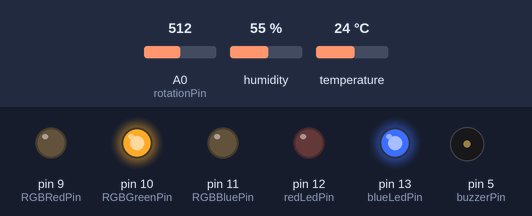
Recording of a sketch running on a simulated Arduino Uno, built with avr-gcc and run on an emulated ATmega328P. Parts: output pins drawn as LEDs (lit = HIGH), buzzer (waves = sounding). The inputs (shaded band) are chosen by the test bench; at power-on: humidity 55 %, A0 (rotationPin) = 512, temperature 24 °C.

Above: at 2.8 s.
2.9 s: humidity set to 22 %
At 3.7 s:
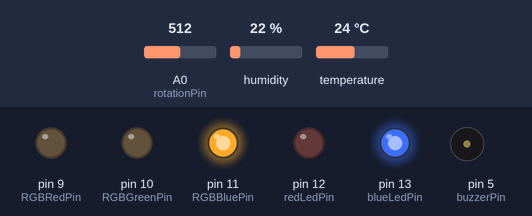
4.5 s: A0 (rotationPin) set to 233
6.2 s: A0 (rotationPin) set to 208
At 7.9 s:
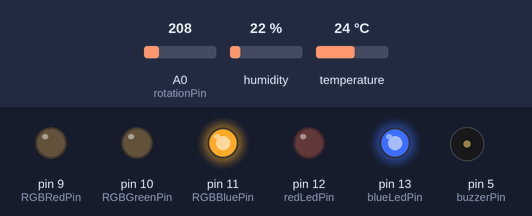
11.6 s: temperature set to 26 °C
At 14.0 s:
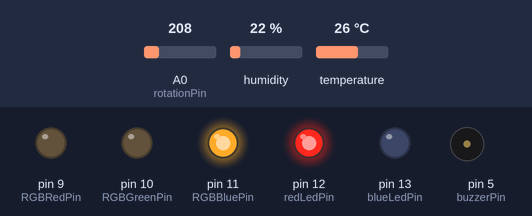
15.7 s: humidity set to 48 %
19.2 s: humidity set to 51 %
At 20.7 s:
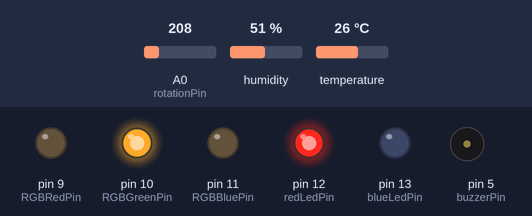
Timing chart, 0 to 23.7 s (numbered marks = the images above; inputs shaded):
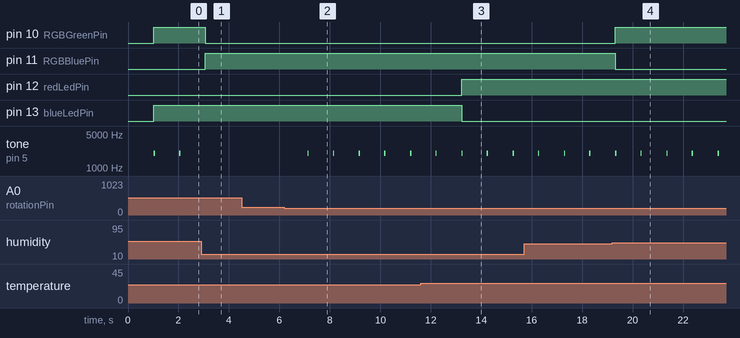

Measured:
- the behaviour switches between 226 and 225 on A0 (rotationPin) (found by bisection; images 1 and 2)
- the behaviour switches between 24 and 25 °C on temperature (found by bisection; images 2 and 3)
- the behaviour switches between 49 and 50 % on humidity (found by bisection; images 3 and 4)
- after the input at 2.9 s, pin 10 (RGBGreenPin): HIGH → LOW after 0.16 s; pin 11 (RGBBluePin): LOW → HIGH after 0.16 s; tone on pin 5 (buzzerPin): stops changing and stays silent
- after the input at 6.2 s, tone on pin 5 (buzzerPin): alternates 2000 Hz for 0.05 s and silent for 0.97 s, starting after 0.92 s
- after the input at 11.6 s, pin 12 (redLedPin): LOW → HIGH after 1.6 s; pin 13 (blueLedPin): HIGH → LOW after 1.6 s
- after the input at 19.2 s, pin 10 (RGBGreenPin): LOW → HIGH after 0.11 s; pin 11 (RGBBluePin): HIGH → LOW after 0.11 s
- by itself, tone on pin 5 (buzzerPin): alternates 2000 Hz for 0.05 s and silent for 0.95 s

The sketch:

Humidity.ino
```cpp
// (licence header left out)
#include "DHT.h"
int DHT11Pin = 4;        //The DHT11 sensor  is connected to pin 4 of the Arduino.
int waitTime = 1000;     //The amount of time to wait between sensor reads.
DHT dht(DHT11Pin, DHT11);//Initialize the sensor.

int rotationPin = A0; //The rotation sensor is plugged into pin A0 of the Arduino.

int buzzerPin  = 5 ;  //The buzzerPin is connected to pin 5 of the Arduino.
int RGBRedPin = 9;    //The red RGB LED is connected pin 9 of the Arduino.
int RGBGreenPin = 10; //The green RGB LED is connected pin 10 of the Arduino.
int RGBBluePin = 11;  //The blue RGB LED is connected pin 11 of the Arduino.
int redLedPin = 12;   //The red LED is connected pin 12 of the Arduino.
int blueLedPin = 13;  //The blue LED is connected pin 13 of the Arduino.


void setup(){
  dht.begin();  //Start the sensor.

  pinMode(buzzerPin, OUTPUT);
  pinMode(RGBRedPin, OUTPUT);
  pinMode(RGBGreenPin, OUTPUT);
  pinMode(RGBBluePin, OUTPUT);
  pinMode(redLedPin, OUTPUT);
  pinMode(blueLedPin, OUTPUT);
}

void loop()
{
  delay(waitTime);
  int myHumidity = analogRead(rotationPin);
  float humidity = dht.readHumidity();  //Read the humidity value from the sensor.
  float celsius = dht.readTemperature(); //Read the temperature (c) value from the sensor.
  float fahrenheit = dht.readTemperature(true); //Read the temperature (f) value from the sensor.
  float heatIndexF = dht.computeHeatIndex(fahrenheit, humidity); //Calculate the heat index (f).
  float heatIndexC = dht.computeHeatIndex(celsius, humidity, false); //Calculate the heat index (c).

  myHumidity = map(myHumidity, 0, 1023, 0, 100);
  Serial.print("My humidity value: ");
  Serial.println(myHumidity);
  Serial.println("-----------------------------");

  Serial.print("Humidity   (%): ");
  Serial.println(humidity);        //Display the humidity precentage.
  Serial.print("Temperature(c): ");
  Serial.println(celsius);          //Display the temperature in celsius.
  Serial.print("Heat index (c): ");
  Serial.println(heatIndexC);       //Display the heat index in celsius.
  Serial.print("Temperature(f): ");
  Serial.println(fahrenheit);       //Display the temperature in fahrenheit.
  Serial.print("Heat index (f): ");
  Serial.println(heatIndexF);       //Display the heat index in fahrenheit.
  Serial.print("Dewpoint:");
  Serial.println(dewPoint(celsius,humidity));
  Serial.println("");

  // celsius >= 25 or not
  celsiusLED(celsius);

  // humidity >= 50 or not
  humidityLED(humidity);

  // humidity > myHumidity or not
  compareHumidity(humidity, myHumidity);
}

void celsiusLED(double celsius) {
  digitalWrite(redLedPin, LOW);
  digitalWrite(blueLedPin, LOW);
  if(celsius>=25) {
    digitalWrite(redLedPin, HIGH);
  } else {
    digitalWrite(blueLedPin, HIGH);
  }
}

void humidityLED(double humidity) {
  digitalWrite(RGBGreenPin, LOW);
  digitalWrite(RGBBluePin, LOW);
  if(humidity >= 50) {
    digitalWrite(RGBGreenPin, HIGH);
  } else {
    digitalWrite(RGBBluePin, HIGH);
  }
}

void compareHumidity(double humidity, int myHumidity) {
  if(humidity > myHumidity) {
    tone(buzzerPin, 2000,50);
  } else {
    noTone(buzzerPin);
  }
}

double dewPoint(double celsius, double humidity)
{
 double a = 17.271;
 double b = 237.7;
 double temp = (a * celsius) / (b + celsius) + log(humidity*0.01);
 double dP = (b * temp) / (a - temp);
 return dP;
}
```
